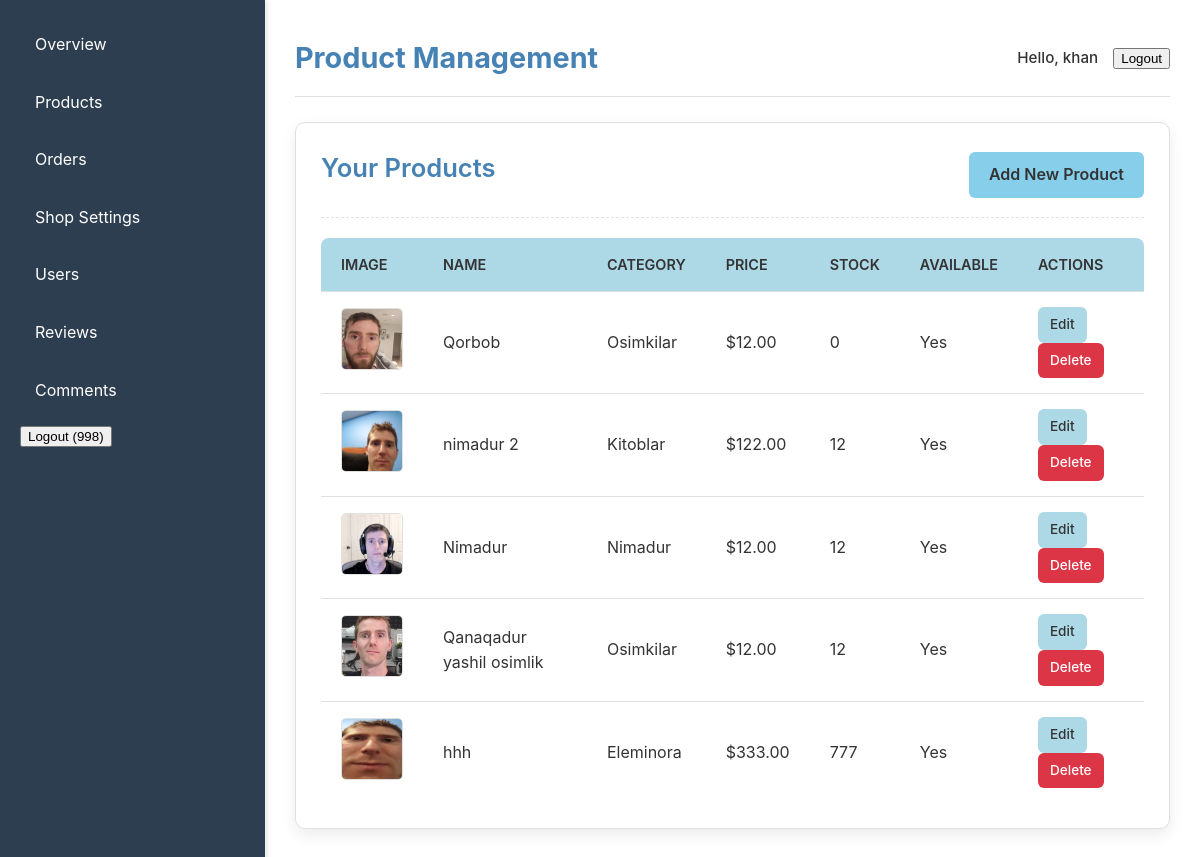
The page /dashboard/products/ (signed in) on the database its author committed.
### core/models.py (models this page shows, shortened)
class CustomUser(AbstractUser):
    username = models.CharField(max_length=150, unique=False, blank=True, null=True) # Make username non-unique and nullable
    phone_number = models.CharField(max_length=20, unique=True, help_text="User's phone number, used for login.")
    address = models.TextField(blank=True, null=True)
    profile_picture = models.ImageField(upload_to='users/profile_pictures/', blank=True, null=True)
    is_seller = models.BooleanField(default=False, help_text="Designates whether this user can own a shop.")
    class RoleChoices(models.TextChoices):
        BUYER = 'buyer', 'Buyer'
        SELLER = 'seller', 'Seller'
        ADMIN = 'admin', 'Admin'
    role = models.CharField(
        max_length=10,
        choices=RoleChoices.choices,
        default=RoleChoices.BUYER,
        help_text="User's role in the system."
    )
    USERNAME_FIELD = 'phone_number' # This tells Django to use phone_number for login
    REQUIRED_FIELDS = ['first_name', 'last_name'] # Fields required when creating a user via createsuperuser command
    objects = CustomUserManager() # Assign our custom manager
    groups = models.ManyToManyField(
        'auth.Group',
        verbose_name=_('groups'),
        blank=True,
        help_text=_('The groups this user belongs to. A user will get all permissions granted to each of their groups.'),
        related_name="customuser_groups",
        related_query_name="customuser",
    )
    user_permissions = models.ManyToManyField(
        'auth.Permission',
        verbose_name=_('user permissions'),
        blank=True,
        help_text=_('Specific permissions for this user.'),
        related_name="customuser_user_permissions",
        related_query_name="customuser_permission",
    )
    class Meta(AbstractUser.Meta): # Inherit meta options from AbstractUser
        swappable = 'AUTH_USER_MODEL' # Important for custom user models
        verbose_name = _('user')
        verbose_name_plural = _('users')

class Product(models.Model):
    shop = models.ForeignKey(
        Shop,
        on_delete=models.CASCADE,
        related_name='products',
        help_text="The shop selling this product"
    )
    name = models.CharField(max_length=255)
    slug = models.SlugField(unique=True, max_length=255, blank=True) # Make blank=True for auto-generation
    description = models.TextField(blank=True, null=True)
    price = models.DecimalField(max_digits=10, decimal_places=2)
    category = models.ForeignKey(
        Category,
        on_delete=models.SET_NULL,
        null=True,
        blank=True,
        related_name='products'
    )
    stock = models.IntegerField(default=0)
    available = models.BooleanField(default=True, help_text="Is the product currently available for purchase?")
    created_at = models.DateTimeField(auto_now_add=True)
    updated_at = models.DateTimeField(auto_now=True)
    class Meta:
        ordering = ['-created_at']
    def get_main_image(self):
        main_image = self.images.filter(is_main=True).first()
        if main_image:
            return main_image.image.url
        first_image = self.images.first()
        if first_image:
            return first_image.image.url
        return settings.STATIC_URL + 'placeholder.png'

class ProductImage(models.Model):
    product = models.ForeignKey(
        'Product',
        on_delete=models.CASCADE,
        related_name='images'
    )
    image = models.ImageField(upload_to='products/images/')
    alt_text = models.CharField(max_length=255, blank=True, null=True, help_text="Alt text for accessibility")
    is_main = models.BooleanField(default=False, help_text="Set as the main image for the product")
    class Meta:
        verbose_name_plural = "Product Images"

class Category(models.Model):
    name = models.CharField(max_length=255, unique=True)
    slug = models.SlugField(unique=True, blank=True) # Make slug blank=True for auto-generation
    class Meta:
        verbose_name_plural = "Categories"
        ordering = ['name']

### dashboard/views.py (the view)
# urls.py: path('products/', views.product_list, name='product_list'),
@login_required
def product_list(request):
    if request.user.is_seller and hasattr(request.user, 'shop_profile'):
        products = Product.objects.filter(shop=request.user.shop_profile).order_by('-created_at')
    else:
        products = Product.objects.all().order_by('-created_at')
        if not request.user.is_superuser:
            products = Product.objects.none()
    context = {'products': products}
    return render(request, 'core/product_list.html', context)

### core/templates/core/product_list.html (shortened to what this page needs)
{% extends 'core/base_dashboard.html' %}
{% load static %}
{% block page_title %}Product Management{% endblock page_title %}
{% block content %}
    <div class="dashboard-card">
        <div class="card-header">
            <h2>Your Products</h2>
            <a href="{% url 'dashboard:product_create' %}" class="btn btn-primary">Add New Product</a>
        </div>
        <div class="card-body">
            {% if products %}
            <table>
                <thead>
                    <tr>
                        <th>Image</th>
                        <th>Name</th>
                        <th>Category</th>
                        <th>Price</th>
                        <th>Stock</th>
                        <th>Available</th>
                        <th>Actions</th>
                    </tr>
                </thead>
                <tbody>
                    {% for product in products %}
                    <tr>
                        <td><img src="{{ product.get_main_image }}" alt="{{ product.name }}" class="product-thumbnail"></td>
                        <td>{{ product.name }}</td>
                        <td>{{ product.category.name|default:"N/A" }}</td>
                        <td>${{ product.price }}</td>
                        <td>{{ product.stock }}</td>
                        <td>{{ product.available|yesno:"Yes,No" }}</td>
                        <td>
                            <a href="{% url 'dashboard:product_edit' product.slug %}" class="btn btn-sm btn-secondary">Edit</a>
                            <a href="{% url 'dashboard:product_delete' product.slug %}" class="btn btn-sm btn-danger">Delete</a>
                        </td>
                    </tr>
                    {% endfor %}
                </tbody>
            </table>
            {% else %}
            <p>No products found for your shop.</p>
            {% endif %}
        </div>
    </div>
{% endblock content %}

### core/templates/core/base_dashboard.html (shortened to what this page needs)
<!DOCTYPE html>
<html lang="en">
{% load static %}
<head>
    <link rel="stylesheet" href="{% static 'css/dashboard.css' %}">
</head>
<body>
    <div class="dashboard-wrapper">
        <aside class="sidebar">
            <nav>
                <ul>
                    <li><a href="{% url 'dashboard:dashboard_overview' %}">Overview</a></li>
                    <li><a href="{% url 'dashboard:product_list' %}">Products</a></li>
                    <li><a href="{% url 'dashboard:order_list' %}">Orders</a></li>
                    {% if user.is_seller %}
                    <li><a href="{% url 'dashboard:shop_settings' %}">Shop Settings</a></li>
                    {% endif %}
                    {% if user.is_superuser %}
                    <li><a href="{% url 'dashboard:user_management' %}">Users</a></li>
                    {% endif %}
                    <li><a href="{% url 'dashboard:review_list' %}">Reviews</a></li>
                    <li><a href="{% url 'dashboard:comment_list' %}">Comments</a></li>
                    {% if user.is_authenticated and request.resolver_match.url_name != 'login' %}
                        <li>
                            <form action="{% url 'logout' %}" method="post" style="display: inline;">
                                <button type="submit" class="logout-button">Logout ({{ user.phone_number }})</button>
                            </form>
                        </li>
                    {% else %}
                        <li><a href="{% url 'login' %}">Login</a></li>
                        <li><a href="{% url 'register' %}">Register</a></li>
                    {% endif %}
                </ul>
            </nav>
        </aside>
        <main class="main-content">
            <header class="top-nav">
                <h1>{% block page_title %}{% endblock page_title %}</h1>
                <div class="user-info">
                    <span>Hello, {{ user.first_name }}</span>
                    <form action="{% url 'logout' %}" method="post" style="display: inline;">
                        <button type="submit" class="logout-button">Logout</button>
                    </form>
                </div>
            </header>
            <div class="content-area">
                {% block content %}
                {% endblock content %}
            </div>
        </main>
    </div>
    </body>
</html>

### static/css/dashboard.css (style rules this page uses)
:root { --color-primary-light-blue: #87CEEB; --color-secondary-light-blue: #ADD8E6; --color-text-blue: #4682B4; --color-background-white: #FFFFFF; --color-text-dark: #333333; --color-text-light: #666666; --color-border: #e0e0e0; --color-sidebar-bg: #2c3e50; }
body { font-family: 'Inter', 'Arial', 'Helvetica', sans-serif; margin: 0; background-color: var(--color-background-white); color: var(--color-text-dark); line-height: 1.6; }
h1, h2, h3, h4, h5, h6 { color: var(--color-text-blue); margin-top: 0; margin-bottom: 0.5em; }
.dashboard-wrapper { display: flex; min-height: 100vh; }
.sidebar { width: 250px; background-color: var(--color-sidebar-bg); color: white; padding: 20px; box-shadow: 2px 0 5px rgba(0,0,0,0.1); }
.sidebar nav ul { list-style: none; padding: 0; margin: 0; }
.sidebar nav ul li a { color: white; text-decoration: none; display: flex; align-items: center; padding: 12px 15px; border-radius: 6px; margin-bottom: 8px; transition: background-color 0.2s ease, color 0.2s ease; }
.main-content { flex-grow: 1; padding: 20px 30px; }
.top-nav { display: flex; justify-content: space-between; align-items: center; padding: 15px 0; border-bottom: 1px solid var(--color-border); margin-bottom: 25px; }
.top-nav h1 { margin: 0; font-size: 1.8em; color: var(--color-text-blue); }
.user-info { display: flex; align-items: center; gap: 15px; font-size: 0.95em; }
.user-info span { font-weight: 500; }
.dashboard-card { background-color: var(--color-background-white); border-radius: 10px; box-shadow: 0px 6px 15px rgba(0, 0, 0, 0.08); padding: 25px; margin-bottom: 25px; border: 1px solid var(--color-border); }
.card-header { display: flex; justify-content: space-between; align-items: center; margin-bottom: 20px; padding-bottom: 15px; border-bottom: 1px dashed var(--color-border); }
.card-header h2 { font-size: 1.6em; color: var(--color-text-blue); font-weight: 600; }
.btn { padding: 10px 20px; border-radius: 6px; text-decoration: none; font-weight: 600; cursor: pointer; border: none; transition: background-color 0.2s ease, color 0.2s ease, transform 0.1s ease; display: inline-flex; align-items: center; gap: 8px; }
.btn-primary { background-color: var(--color-primary-light-blue); color: var(--color-text-dark); }
.btn-secondary { background-color: var(--color-secondary-light-blue); color: var(--color-text-dark); }
.btn-danger { background-color: #dc3545; color: white; }
.btn-sm { padding: 7px 12px; font-size: 0.85em; font-weight: 500; }
table { width: 100%; border-collapse: separate; border-spacing: 0; margin-top: 20px; background-color: var(--color-background-white); border-radius: 8px; overflow: hidden; }
table th, table td { padding: 15px 20px; border-bottom: 1px solid var(--color-border); text-align: left; }
table th { background-color: var(--color-secondary-light-blue); color: var(--color-text-dark); font-weight: 600; text-transform: uppercase; font-size: 0.9em; }
table tr:last-child td { border-bottom: none; }
.product-thumbnail { width: 60px; height: 60px; object-fit: cover; border-radius: 5px; border: 1px solid var(--color-border); }

### rows shown on the page
CustomUser: phone_number "998", first_name "khan"
Product: get_main_image (picture), name "Qorbob", category.name "Osimkilar", price "12.00", stock "0", available "Yes"
Product: get_main_image (picture), name "nimadur 2", category.name "Kitoblar", price "122.00", stock "12", available "Yes"
Product: get_main_image (picture), name "Nimadur", category.name "Nimadur", price "12.00", stock "12", available "Yes"
Product: get_main_image (picture), name "Qanaqadur yashil osimlik", category.name "Osimkilar", price "12.00", stock "12", available "Yes"
Product: get_main_image (picture), name "hhh", category.name "Eleminora", price "333.00", stock "777", available "Yes"
